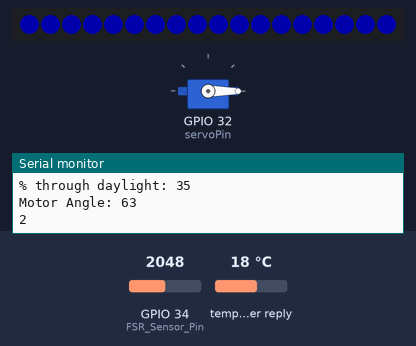
This sketch was run on a simulated ESP32. Shown: servo, 18 RGB LEDs in strip order, left to right, the last lines printed to the serial monitor. The inputs (shaded band) are chosen by the test bench; at power-on: GPIO 34 (FSR_Sensor_Pin) = 2048, temperature in the weather reply 18 °C. Dim RGB values are drawn brighter than linear; WiFi joins after 1.5 s; servers stay silent unless stated; the audio player accepts every command and is not drawn; web services answer with replies made up by the test bench.

Above: at 4.6 s.
At 22.05 s:
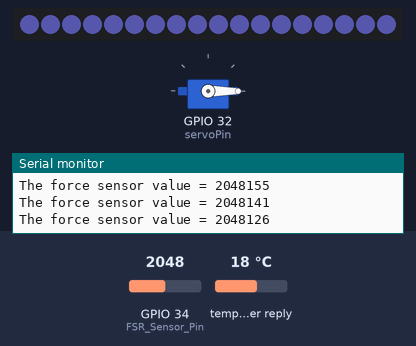
At 39.29 s:
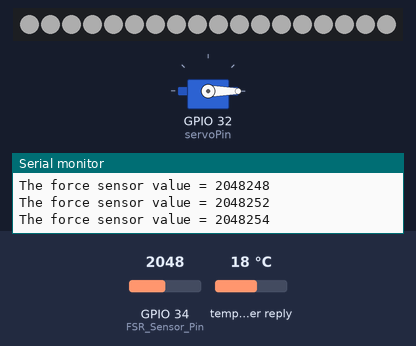
Timing chart, 0 to 40.0 s (numbered marks = the images above):
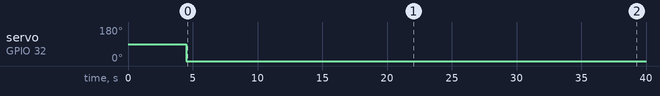

Measured:
- by itself, servo on GPIO 32 (servoPin): 90° → 0° at 4.5 s

The sketch:

FinalDevice.ino
```cpp
#include <Adafruit_NeoPixel.h>
#include <WiFi.h>
#include <HTTPClient.h>
#include <ArduinoJson.h>
#include <ESP32Servo.h>
#include <DFRobotDFPlayerMini.h>
#include <AdafruitIO_WiFi.h>

#define BRIGHTNESS 50

Servo servo;
#define DFPlayer_RX 25         // Pin connected to RX on DFPlayer
#define DFPlayer_TX 26         // Pin connected to TX on DFPlayer
#define FSR_Sensor_Pin 34      // Pin connected to FSR sensor
DFRobotDFPlayerMini dfplayer;  // Object for controlling MP3 files
// Store pin number and no. pixels as variables
int numberOfPixels = 18;
int dataPin = 12;

int servoPin = 32;

// Create Adafruit_NeoPixels object
Adafruit_NeoPixel pixels(numberOfPixels, dataPin, NEO_GRB + NEO_KHZ800);

// AdafruitIO_WiFi io("chayyakappi", "key", "Wifi", "password");
AdafruitIO_WiFi io("chayyakappi", "key", "WiFi", "password");
//=======================================================
// **REPLACE THESE VARIABLES WITH YOUR DETAILS**
const char* ssid = "Wifi";
const char* password = "password";
//api request
const char* requestURL1 = "https://api.open-meteo.com/v1/forecast?latitude=55.9521&longitude=-3.1965&daily=daylight_duration,sunrise,sunset&current=temperature_2m,rain,is_day,wind_speed_10m";
const char* requestURL2 = "https://api.open-meteo.com/v1/forecast?latitude=25.5&longitude=51.25&daily=daylight_duration,sunrise,sunset&current=temperature_2m,rain,is_day,wind_speed_10m";
//adafruit io feeds connection
AdafruitIO_Feed* led = io.feed("led");
AdafruitIO_Feed* temperatureFeed = io.feed("temperatureFeed");
AdafruitIO_Feed* daylight = io.feed("daylight");

unsigned long timestamp = 0;

String timenow = "";
String sunrise = "";
String sunset = "";
float temperature;
int isRaining;
int isDay;
float windspeed;

bool firsttime = true;
unsigned long apiTimestamp = 0;
unsigned long locationSwitchTimestamp = 0;
const long displayDuration = 30000; //

// Function definitions
bool connectToWiFi(const char* _ssid, const char* _password);
bool useSecondLocation = false;
//SETUP
void setup() {
  // Start serial communication
  Serial.begin(115200);
  while (!Serial)
    ;

  while (!connectToWiFi(ssid, password)) {}
  // Start software serial communication - for DFPlayer
  Serial1.begin(9600, SERIAL_8N1, DFPlayer_RX, DFPlayer_TX);
  // Initialise DFPlayer
  if (!dfplayer.begin(Serial1, true, true)) {
    Serial.println("Error: Failed to initialise DFPlayer.");
    while (true) {}  // Do not continue if init fails
  }
  // Set volume value (0-30).
  dfplayer.volume(15);
  dfplayer.play(1);  //Play the first mp3
  // Attach pin 12 to servo object
  servo.attach(servoPin);
  pixels.begin();
  // connect to io.adafruit.com
  Serial.print("Connecting to Adafruit IO");
  io.connect();

  // wait for a connection
  while (io.status() < AIO_CONNECTED) {
    Serial.print(".");
    delay(500);
  }

  // we are connected
  Serial.println();
  Serial.println(io.statusText());
}
bool wasRaining = false;
String globalPayload;
//=================================================================

void loop() {
  io.run();

int analogReading = analogRead(FSR_Sensor_Pin);
  Serial.print("The force sensor value = ");
  Serial.print(analogReading); // print the raw analog reading

static bool lastPressed = false;
bool pressed = analogReading > 1000; // adjust threshold

if (pressed && !lastPressed) {
  delay(50); // Simple debounce
  useSecondLocation = true; // Switch to location 2
  locationSwitchTimestamp = millis(); // Start the 5-minute clock
  timestamp = 0; // Only force refresh ONCE at the moment of the press
  Serial.println("Switching to Location 2 for 30 seconds");
}

// Check if the 30 seconds are up to switch back to Location 1
if (useSecondLocation && (millis() - locationSwitchTimestamp > displayDuration)) {
  useSecondLocation = false;
  timestamp = 0; // Force refresh once to get Location 1 data
  Serial.println("Back to Location 1");
}

lastPressed = pressed;


  // 1. NON-BLOCKING API TIMER (Check every 60 seconds)
  if (millis() - timestamp > 60000 || timestamp == 0 || firsttime == true) {

  if (useSecondLocation) {
  makeAPIRequestTwo(globalPayload);
} else {
  makeAPIRequest(globalPayload);
}

    deserialise();

    moveMotor();

    if (isRaining == 1 && !wasRaining) {
      fadeToTrack(2, 5);  // Track 2, Volume 15
      wasRaining = true;
    } else if (isRaining == 0 && wasRaining) {
      fadeToTrack(3, 5);  // Track 7, Volume 15
      wasRaining = false;
    }

    if (firsttime == true && timestamp > 0) {
      delay(1000);
      firsttime = false;
    }

    timestamp = millis();
  }


  int pulse = (sin(millis() / 1000.0) * 127.5) + 127.5;

  if (temperature > 20) {
    // FADE RED TO YELLOW
    // Red stays at 255, Blue stays at 0, Green fades 0 -> 255
    for (int i = 0; i < numberOfPixels; i++) {
      pixels.setPixelColor(i, pixels.Color(255, pulse, 0));
    }
  }
  if (temperature < 20) {
    // FADE BLUE TO WHITE
    // Blue stays at 255, Red and Green fade 0 -> 255
    for (int i = 0; i < numberOfPixels; i++) {
      pixels.setPixelColor(i, pixels.Color(pulse, pulse, 255));
    }
  }
  pixels.setBrightness(BRIGHTNESS);
  pixels.show();
  Serial.println(pulse);
  delay(15);
}

void moveMotor() {
  // //=======================================================
  // Calculate current time in mins
  String timeHrsStr = timenow.substring(0, 2);
  String timeMinsStr = timenow.substring(3, 5);
  int timeHrs = timeHrsStr.toInt();
  int timeMins = timeMinsStr.toInt();
  int timeTotal = (timeHrs * 60) + timeMins;
  // Calculate sunrise timenow in mins
  String sunriseHrsStr = sunrise.substring(0, 2);
  String sunriseMinsStr = sunrise.substring(3, 5);
  int sunriseHrs = sunriseHrsStr.toInt();
  int sunriseMins = sunriseMinsStr.toInt();
  int sunriseTotal = (sunriseHrs * 60) + sunriseMins;
  // Calculate sunset time in mins
  String sunsetHrsStr = sunset.substring(0, 2);
  String sunsetMinsStr = sunset.substring(3, 5);
  int sunsetHrs = sunsetHrsStr.toInt();
  int sunsetMins = sunsetMinsStr.toInt();
  int sunsetTotal = (sunsetHrs * 60) + sunsetMins;
  Serial.println("Time in mins: " + String(timeTotal));
  Serial.println("Sunrise in mins: " + String(sunriseTotal));
  Serial.println("Sunset in mins: " + String(sunsetTotal));
  int middayTotal = (sunriseTotal + sunsetTotal) * 0.5;
  // //=======================================================
  int percentageThroughDay = map(timeTotal, sunriseTotal, sunsetTotal, 0, 100);
 int angleOfMotor = map(timeTotal, sunriseTotal, sunsetTotal, 0, 180);

  Serial.println("% through daylight: " + String(percentageThroughDay));
  Serial.println("Motor Angle: " + String(angleOfMotor));


  if ((percentageThroughDay > 10) && (percentageThroughDay <= 20)) {
    servo.write(18);
  }
  if ((percentageThroughDay > 20) && (percentageThroughDay <= 30)) {
    servo.write(36);
  }
  if ((percentageThroughDay > 30) && (percentageThroughDay <= 40)) {
    servo.write(54);
  }
  if ((percentageThroughDay > 40) && (percentageThroughDay <= 50)) {
    servo.write(72);
  }
  if ((percentageThroughDay > 50) && (percentageThroughDay <= 60)) {
    servo.write(90);
  }
  if ((percentageThroughDay > 60) && (percentageThroughDay <= 70)) {
    servo.write(108);
  }
  if ((percentageThroughDay > 70) && (percentageThroughDay <= 80)) {
    servo.write(136);
  }
  if ((percentageThroughDay > 80) && (percentageThroughDay <= 90)) {
    servo.write(154);
  }
  if ((percentageThroughDay > 90) && (percentageThroughDay <= 100)) {
    servo.write(172);
  }

  else {
    servo.write(0);
  }
  // save fahrenheit (or celsius) to Adafruit IO
  temperatureFeed->save(temperature);
  //save daylight (percentage) to adafruit io
  daylight->save(percentageThroughDay);
  // wait 5 seconds (5000 milliseconds == 5 seconds)
;
}

void deserialise() {

  // 2. DESERIALIZE DATA
  // We do this every loop to keep variables updated, but only if payload isn't empty
  StaticJsonDocument<2048> doc;
  DeserializationError error = deserializeJson(doc, globalPayload);
  if (error) {
    Serial.print("deserializeJson() failed: ");
    Serial.println(error.c_str());
    return;
  }

  JsonObject current = doc["current"];
  timenow = String(current["time"]);
  temperature = current["temperature_2m"];
  isRaining = current["rain"];
  isDay = current["is_day"];
  windspeed = current["wind_speed_10m"];

  JsonObject daily = doc["daily"];
  JsonArray daily_sunrise = daily["sunrise"];
  sunrise = String(daily_sunrise[0]);
  JsonArray daily_sunset = daily["sunset"];
  sunset = String(daily_sunset[0]);
  timenow = timenow.substring(11, 16);
  sunrise = sunrise.substring(11, 16);
  sunset = sunset.substring(11, 16);

  // //=======================================================
  // // 4. USE/PRINT DATA
  // Print data to Serial Monitor
  Serial.println("Time: " + String(timenow));
  Serial.println("Temp.: " + String(temperature));
  Serial.println("Is rain? " + String(isRaining));
  Serial.println("Is day? " + String(isDay));
  Serial.println("Windspeed: " + String(windspeed));
  Serial.println("Sunrise: " + String(sunrise));
  Serial.println("Sunset: " + String(sunset));
}

//=================================================================

void fadeToTrack(int newTrack, int targetVolume) {
  Serial.print("Fading to track: ");
  Serial.println(newTrack);

  // Fade Out
  for (int v = targetVolume; v >= 0; v--) {
    dfplayer.volume(v);
    delay(30);  // Adjust delay for speed of fade (total ~0.5 seconds)
  }

  dfplayer.play(newTrack);
  delay(100);  // Short pause for the hardware to start the file

  // Fade In
  for (int v = 0; v <= targetVolume; v++) {
    dfplayer.volume(v);
    delay(30);
  }
}
//============================================================
// Make API Request
void makeAPIRequest(String& _payload) {
  // Start HTTP client
  HTTPClient client;
  client.begin(requestURL1);
  // Get status
  int status = client.GET();
  if (status == 0) {
    Serial.println("Connection failed");
    while (true) {}
  }
  // Retrieve JSON response
  _payload = client.getString();
  client.end();  // End HTTP connection
}
void makeAPIRequestTwo(String& _payload) {
  // Start HTTP client
  HTTPClient client;
  client.begin(requestURL2);
  // Get status
  int status = client.GET();
  if (status == 0) {
    Serial.println("Connection failed");
    while (true) {}
  }
  // Retrieve JSON response
  _payload = client.getString();
  client.end();  // End HTTP connection

}
//============================================================
// Connect to WiFi
bool connectToWiFi(const char* _ssid, const char* _password) {
  Serial.println("Connecting to:");
  Serial.println(_ssid);
  // Start connection
  WiFi.mode(WIFI_STA);
  WiFi.begin(_ssid, _password);
  unsigned long startAttemptTime = millis();
  // Wait until connected, or timed out
  while (WiFi.status() != WL_CONNECTED && millis() - startAttemptTime < 30000) {
    Serial.print(".");
    delay(400);
  }
  Serial.println();
  // Print connection status
  if (WiFi.status() != WL_CONNECTED) {
    Serial.println("Err: Failed to connect");
    delay(2000);
    return false;
  } else {
    Serial.println("Connected");
    delay(2000);
    return true;
  }
}
```
